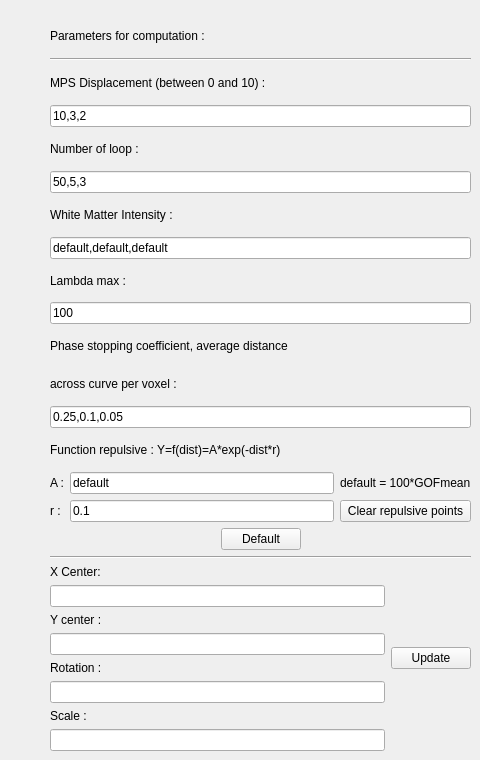
    <widget class="QWidget" name="Tab">
     <attribute name="title">
      <string>3) Computation</string>
     </attribute>
     <widget class="QWidget" name="layoutWidget">
      <property name="geometry">
       <rect>
        <x>50</x>
        <y>20</y>
        <width>421</width>
        <height>731</height>
       </rect>
      </property>
      <layout class="QVBoxLayout" name="layoutparamprems">
       <item>
        <widget class="QLabel" name="Paramtitle">
         <property name="inputMethodHints">
          <set>Qt::ImhNone</set>
         </property>
         <property name="text">
          <string>Parameters for computation :</string>
         </property>
        </widget>
       </item>
       <item>
        <widget class="Line" name="line_4">
         <property name="orientation">
          <enum>Qt::Horizontal</enum>
         </property>
        </widget>
       </item>
       <item>
        <widget class="QLabel" name="MPStitle">
         <property name="inputMethodHints">
          <set>Qt::ImhNone</set>
         </property>
         <property name="text">
          <string>MPS Displacement (between 0 and 10) :</string>
         </property>
        </widget>
       </item>
       <item>
        <widget class="QLineEdit" name="MPSDisplacement">
         <property name="inputMethodHints">
          <set>Qt::ImhNone</set>
         </property>
         <property name="text">
          <string>10,3,2</string>
         </property>
        </widget>
       </item>
       <item>
        <widget class="QLabel" name="Numberlooptitle">
         <property name="inputMethodHints">
          <set>Qt::ImhNone</set>
         </property>
         <property name="text">
          <string>Number of loop :</string>
         </property>
        </widget>
       </item>
       <item>
        <widget class="QLineEdit" name="Numberloop">
         <property name="inputMethodHints">
          <set>Qt::ImhNone</set>
         </property>
         <property name="text">
          <string>50,5,3</string>
         </property>
        </widget>
       </item>
       <item>
        <widget class="QLabel" name="WMtitle">
         <property name="inputMethodHints">
          <set>Qt::ImhNone</set>
         </property>
         <property name="text">
          <string>White Matter Intensity :</string>
         </property>
        </widget>
       </item>
       <item>
        <widget class="QLineEdit" name="WMintensity">
         <property name="inputMethodHints">
          <set>Qt::ImhNone</set>
         </property>
         <property name="inputMask">
          <string/>
         </property>
         <property name="text">
          <string>default,default,default</string>
         </property>
        </widget>
       </item>
       <item>
        <widget class="QLabel" name="lambdatitle">
         <property name="inputMethodHints">
          <set>Qt::ImhNone</set>
         </property>
         <property name="text">
          <string>Lambda max :</string>
         </property>
        </widget>
       </item>
       <item>
        <widget class="QLineEdit" name="Lambdamax">
         <property name="inputMethodHints">
          <set>Qt::ImhNone</set>
         </property>
         <property name="inputMask">
          <string/>
         </property>
         <property name="text">
          <string>100</string>
         </property>
        </widget>
       </item>
       <item>
        <widget class="QLabel" name="Coeftitleline1">
         <property name="inputMethodHints">
          <set>Qt::ImhNone</set>
         </property>
         <property name="text">
          <string>Phase stopping coefficient, average distance </string>
         </property>
        </widget>
       </item>
       <item>
        <widget class="QLabel" name="Coeftitleline2">
         <property name="text">
          <string>across curve per voxel :</string>
         </property>
        </widget>
       </item>
       <item>
        <widget class="QLineEdit" name="Coefofoptim">
         <property name="inputMethodHints">
          <set>Qt::ImhNone</set>
         </property>
         <property name="inputMask">
          <string/>
         </property>
         <property name="text">
          <string>0.25,0.1,0.05</string>
         </property>
        </widget>
       </item>
       <item>
        <widget class="QLabel" name="functionrepuls">
         <property name="inputMethodHints">
          <set>Qt::ImhNone</set>
         </property>
         <property name="text">
          <string>Function repulsive : Y=f(dist)=A*exp(-dist*r)</string>
         </property>
        </widget>
       </item>
       <item>
        <layout class="QHBoxLayout" name="horilayout">
         <item>
          <layout class="QGridLayout" name="Arlayout">
           <item row="1" column="0">
            <widget class="QLabel" name="rtitle">
             <property name="inputMethodHints">
              <set>Qt::ImhNone</set>
             </property>
             <property name="text">
              <string>r :</string>
             </property>
            </widget>
           </item>
           <item row="0" column="0">
            <widget class="QLabel" name="Atitle">
             <property name="inputMethodHints">
              <set>Qt::ImhNone</set>
             </property>
             <property name="text">
              <string>A :</string>
             </property>
            </widget>
           </item>
           <item row="1" column="1">
            <widget class="QLineEdit" name="r">
             <property name="inputMethodHints">
              <set>Qt::ImhNone</set>
             </property>
             <property name="inputMask">
              <string/>
             </property>
             <property name="text">
              <string>0.1</string>
             </property>
            </widget>
           </item>
           <item row="0" column="1">
            <widget class="QLineEdit" name="A">
             <property name="inputMethodHints">
              <set>Qt::ImhNone</set>
             </property>
             <property name="inputMask">
              <string/>
             </property>
             <property name="text">
              <string>default</string>
             </property>
            </widget>
           </item>
          </layout>
         </item>
         <item>
          <layout class="QVBoxLayout" name="defaultclearlayout">
           <item>
            <widget class="QLabel" name="Avalue">
             <property name="text">
              <string>default = 100*GOFmean</string>
             </property>
            </widget>
           </item>
           <item>
            <widget class="QPushButton" name="clearpts">
             <property name="text">
              <string>Clear repulsive points</string>
             </property>
            </widget>
           </item>
          </layout>
         </item>
        </layout>
       </item>
       <item>
        <layout class="QHBoxLayout" name="horizontalLayout_3">
         <item>
          <spacer name="horizontalSpacer">
           <property name="orientation">
            <enum>Qt::Horizontal</enum>
           </property>
           <property name="sizeHint" stdset="0">
            <size>
             <width>68</width>
             <height>20</height>
            </size>
           </property>
          </spacer>
         </item>
         <item>
          <widget class="QPushButton" name="defaultparam">
           <property name="inputMethodHints">
            <set>Qt::ImhNone</set>
           </property>
           <property name="text">
            <string>Default</string>
           </property>
           <property name="autoDefault">
            <bool>false</bool>
           </property>
           <property name="default">
            <bool>false</bool>
           </property>
           <property name="flat">
            <bool>false</bool>
           </property>
          </widget>
         </item>
         <item>
          <spacer name="horizontalSpacer_2">
           <property name="orientation">
            <enum>Qt::Horizontal</enum>
           </property>
           <property name="sizeHint" stdset="0">
            <size>
             <width>78</width>
             <height>20</height>
            </size>
           </property>
          </spacer>
         </item>
        </layout>
       </item>
       <item>
        <widget class="Line" name="line_5">
         <property name="orientation">
          <enum>Qt::Horizontal</enum>
         </property>
        </widget>
       </item>
       <item>
        <layout class="QHBoxLayout" name="horizontalLayout">
         <item>
          <layout class="QVBoxLayout" name="verticalLayout_5">
           <item>
            <widget class="QLabel" name="Xtitle">
             <property name="inputMethodHints">
              <set>Qt::ImhNone</set>
             </property>
             <property name="text">
              <string>X Center:</string>
             </property>
            </widget>
           </item>
           <item>
            <widget class="QLineEdit" name="X">
             <property name="inputMethodHints">
              <set>Qt::ImhNone</set>
             </property>
             <property name="inputMask">
              <string/>
             </property>
             <property name="text">
              <string/>
             </property>
            </widget>
           </item>
           <item>
            <widget class="QLabel" name="Ytitle">
             <property name="inputMethodHints">
              <set>Qt::ImhNone</set>
             </property>
             <property name="text">
              <string>Y center : </string>
             </property>
            </widget>
           </item>
           <item>
            <widget class="QLineEdit" name="Y">
             <property name="inputMethodHints">
              <set>Qt::ImhNone</set>
             </property>
             <property name="inputMask">
              <string/>
             </property>
             <property name="text">
              <string/>
             </property>
            </widget>
           </item>
           <item>
            <widget class="QLabel" name="Rotationtitle">
             <property name="inputMethodHints">
              <set>Qt::ImhNone</set>
             </property>
             <property name="text">
              <string>Rotation :</string>
             </property>
            </widget>
           </item>
           <item>
            <widget class="QLineEdit" name="Rotation">
             <property name="inputMethodHints">
              <set>Qt::ImhNone</set>
             </property>
             <property name="inputMask">
              <string/>
             </property>
             <property name="text">
              <string/>
             </property>
            </widget>
           </item>
           <item>
            <widget class="QLabel" name="Scaletitle">
             <property name="inputMethodHints">
              <set>Qt::ImhNone</set>
             </property>
             <property name="text">
              <string>Scale :</string>
             </property>
            </widget>
           </item>
           <item>
            <widget class="QLineEdit" name="Scale">
             <property name="inputMethodHints">
              <set>Qt::ImhNone</set>
             </property>
             <property name="inputMask">
              <string/>
             </property>
             <property name="text">
              <string/>
             </property>
            </widget>
           </item>
          </layout>
         </item>
         <item>
          <widget class="QPushButton" name="updatebutton">
           <property name="inputMethodHints">
            <set>Qt::ImhNone</set>
           </property>
           <property name="text">
            <string>Update</string>
           </property>
           <property name="autoDefault">
            <bool>false</bool>
           </property>
           <property name="default">
            <bool>false</bool>
           </property>
           <property name="flat">
            <bool>false</bool>
           </property>
          </widget>
         </item>
        </layout>
       </item>
      </layout>
     </widget>
    </widget>
